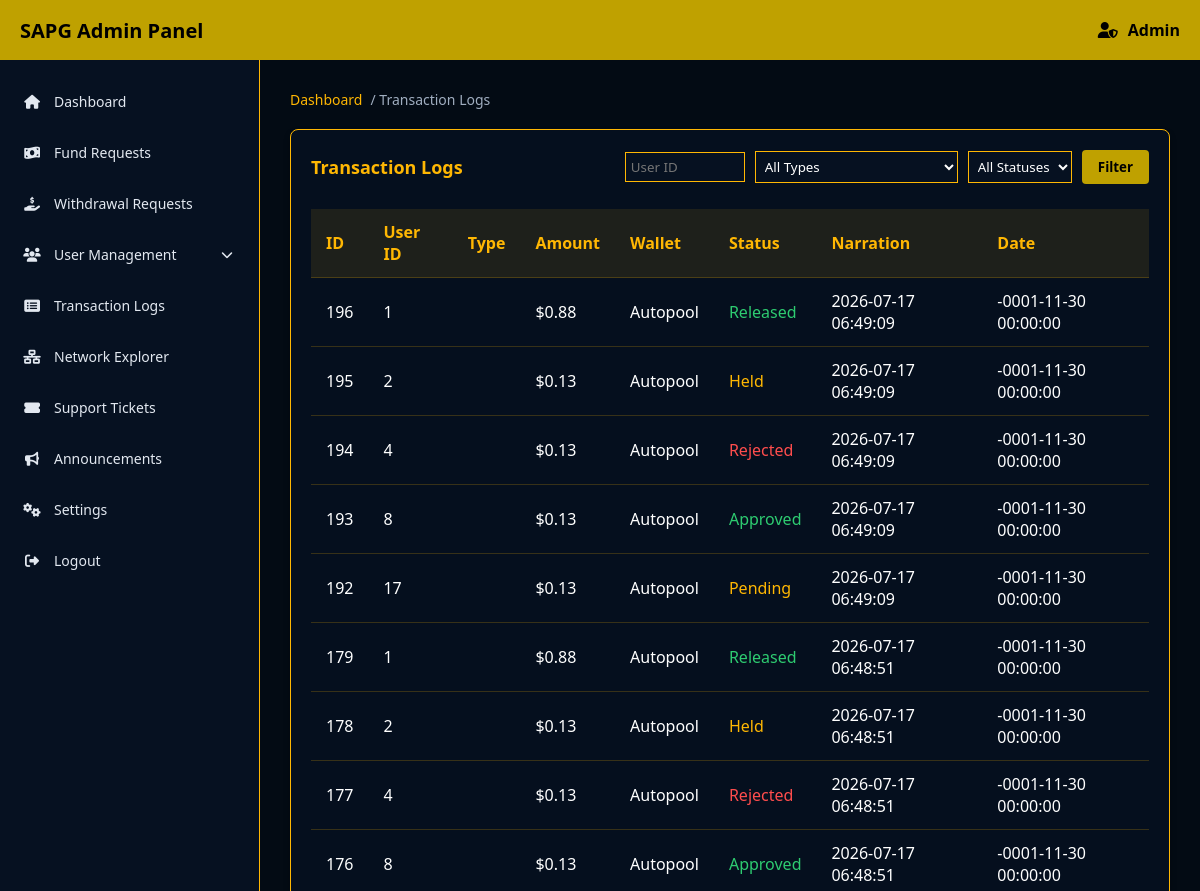
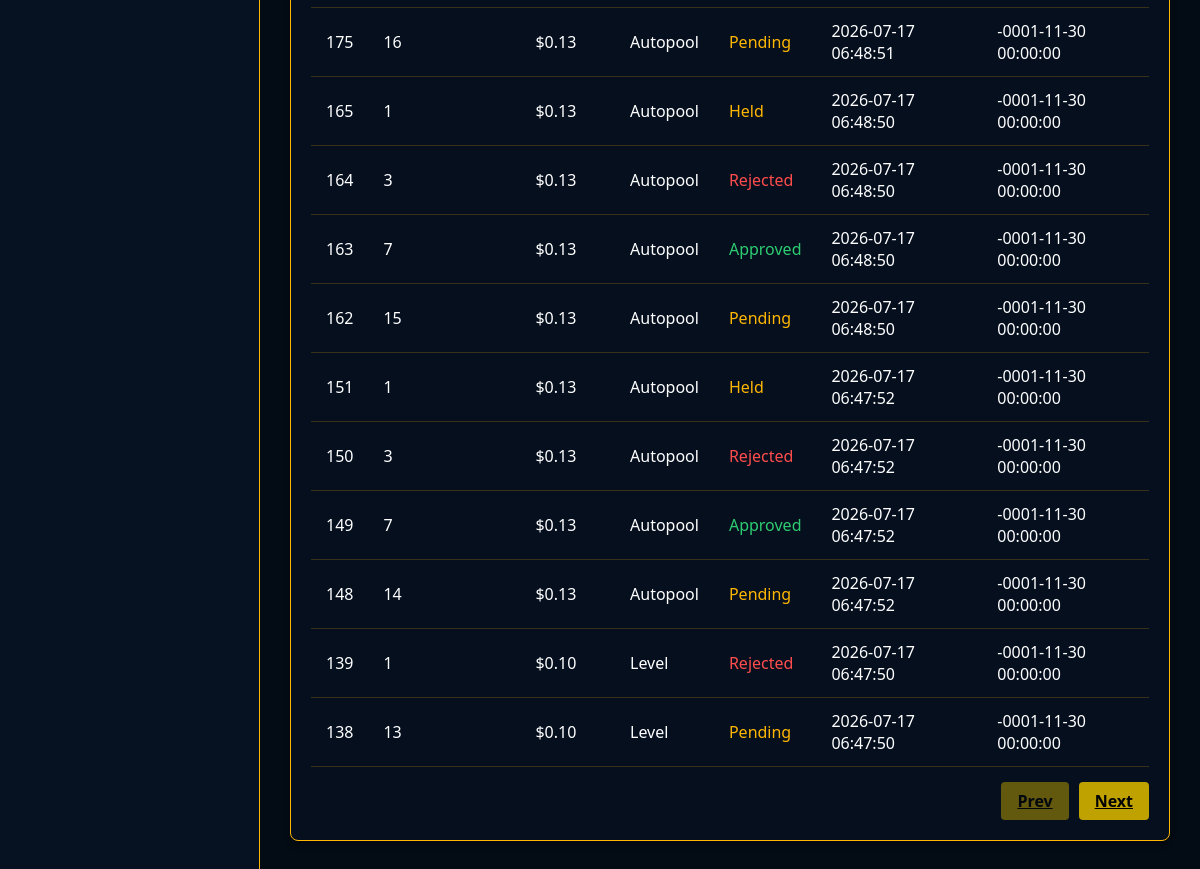
Page /AdminPanel/transactionLogs.php (signed in) on the committed database (2 pictures, top to bottom).
### tables this page shows
CREATE TABLE `transactions` (
    `id` INT AUTO_INCREMENT PRIMARY KEY,
    `user_id` VARCHAR(8) NOT NULL COMMENT 'The user this transaction belongs to',
    `transaction_type` ENUM(
        'deposit', 'withdrawal',
        'package_purchase', 'booster_purchase',
        'autopool_income', 'sponsor_income', 'level_income',
        'booster_income', 'reward_income',
        'sponsor_income_held', 'sponsor_income_released',
        'internal_transfer', 'admin_charge',
        'company_revenue', 'company_sweep'
    ) NOT NULL,
    `amount` DECIMAL(15,4) NOT NULL,
    `wallet_type` VARCHAR(20) DEFAULT NULL COMMENT 'e.g. main_deposit, earnings_11, booster_10',
    `status` ENUM('Pending', 'Approved', 'Rejected', 'Held', 'Released', 'Completed') DEFAULT 'Completed',
    `narration` TEXT NOT NULL COMMENT 'Human-readable description of the transaction',
    `related_user_id` VARCHAR(8) DEFAULT NULL COMMENT 'The other party involved (sponsor, buyer, etc.)',
    `created_at` TIMESTAMP DEFAULT CURRENT_TIMESTAMP,
    INDEX `idx_user` (`user_id`),
    INDEX `idx_type` (`transaction_type`),
    INDEX `idx_status` (`status`),
    INDEX `idx_created` (`created_at`),
    INDEX `idx_wallet` (`wallet_type`),
    INDEX `idx_user_type` (`user_id`, `transaction_type`)
);

### AdminPanel/transactionLogs.php (the view, shortened to what this page needs)
<?php
require_once '../libs/db.php';
$page = isset($_GET['page']) ? (int)$_GET['page'] : 1;
$limit = 20;
$offset = ($page - 1) * $limit;
$filter_user_id = isset($_GET['user_id']) ? trim($_GET['user_id']) : '';
$params = [];
$where_sql = '';
$count_query = "SELECT COUNT(*) FROM transactions $where_sql";
$stmt = $pdo->prepare($count_query);
$stmt->execute($params);
$total_rows = $stmt->fetchColumn();
$total_pages = max(1, ceil($total_rows / $limit));
$data_query = "SELECT * FROM transactions $where_sql ORDER BY created_at DESC, id DESC LIMIT ? OFFSET ?";
$stmt = $pdo->prepare($data_query);
$index = 1;
$stmt->bindValue($index++, $limit, PDO::PARAM_INT);
$stmt->bindValue($index++, $offset, PDO::PARAM_INT);
$stmt->execute();
$transactions = $stmt->fetchAll(PDO::FETCH_ASSOC);
$query_params = $_GET;
unset($query_params['page']);
$query_string = http_build_query($query_params);
require_once 'includes/header.php';
?>
<div class="breadcrumb">
    <a href="index.php">Dashboard</a> / Transaction Logs
</div>
<div class="card">
    <div style="display: flex; justify-content: space-between; align-items: center; margin-bottom: 15px; flex-wrap: wrap; gap: 10px;">
        <h3 class="card-title" style="margin: 0;">Transaction Logs</h3>
        <div>
            <form method="GET" action="" style="display: flex; gap: 10px; align-items: center; flex-wrap: wrap;">
                <input type="text" name="user_id" placeholder="User ID" value="<?php echo htmlspecialchars($filter_user_id); ?>" class="form-control" style="padding: 5px; background: #061121; color: #fff; border: 1px solid #ffb703; width: 120px;">
                <select name="type" class="form-control" style="padding: 5px; background: #061121; color: #fff; border: 1px solid #ffb703;">
                    <option value="">All Types</option>
                </select>
                <select name="status" class="form-control" style="padding: 5px; background: #061121; color: #fff; border: 1px solid #ffb703;">
                    <option value="">All Statuses</option>
                </select>
                <button type="submit" class="btn btn-gold">Filter</button>
            </form>
        </div>
    </div>
    <div class="table-responsive">
        <table>
            <thead>
                <tr>
                    <th>ID</th>
                    <th>User ID</th>
                    <th>Type</th>
                    <th>Amount</th>
                    <th>Wallet</th>
                    <th>Status</th>
                    <th>Narration</th>
                    <th>Date</th>
                </tr>
            </thead>
            <tbody>
                <?php if (empty($transactions)): ?>
                <tr>
                    <td colspan="8" style="text-align: center;">No data found</td>
                </tr>
                <?php else: ?>
                    <?php foreach ($transactions as $tx): ?>
                    <tr>
                        <td><?php echo htmlspecialchars($tx['id']); ?></td>
                        <td><?php echo htmlspecialchars($tx['user_id']); ?></td>
                        <td><?php echo htmlspecialchars(ucwords(str_replace('_', ' ', $tx['transaction_type']))); ?></td>
                        <td>$<?php echo number_format($tx['amount'], 2); ?></td>
                        <td><?php echo htmlspecialchars(ucwords(str_replace('_', ' ', $tx['wallet_type'] ?? '-'))); ?></td>
                        <td>
                            <?php
                            $status = $tx['status'];
                            $color = '#e2e8f0';
                            if ($status === 'Completed' || $status === 'Approved' || $status === 'Released') {
                                $color = '#2ecc71';
                            } elseif ($status === 'Pending' || $status === 'Held') {
                                $color = '#ffb703';
                            } elseif ($status === 'Rejected') {
                                $color = '#ff4d4d';
                            }
                            echo "<span style='color: {$color}'>" . htmlspecialchars($status) . "</span>";
                            ?>
                        </td>
                        <td><?php echo htmlspecialchars($tx['narration']); ?></td>
                        <td><?php echo date('Y-m-d H:i:s', strtotime($tx['created_at'])); ?></td>
                    </tr>
                    <?php endforeach; ?>
                <?php endif; ?>
            </tbody>
        </table>
    </div>
    <div class="pagination" style="margin-top:15px; display:flex; gap:10px; justify-content:flex-end;">
        <a href="?page=<?php echo max(1, $page - 1) . $query_string; ?>" class="btn btn-gold" <?php if($page <= 1) echo 'style="pointer-events: none; opacity: 0.5;"'; ?>>Prev</a>
        <a href="?page=<?php echo min($total_pages, $page + 1) . $query_string; ?>" class="btn btn-gold" <?php if($page >= $total_pages || $total_pages <= 1) echo 'style="pointer-events: none; opacity: 0.5;"'; ?>>Next</a>
    </div>
</div>
<?php require_once 'includes/footer.php'; ?>

### AdminPanel/includes/header.php (style rules this page uses)
* { margin: 0; padding: 0; box-sizing: border-box; font-family: 'Segoe UI', Tahoma, Geneva, Verdana, sans-serif; }
body { background-color: #030b14; color: #fff; display: flex; flex-direction: column; height: 100vh; overflow: hidden; }
.card { background: rgba(6, 17, 33, 0.8); border: 1px solid #ffb703; border-radius: 8px; padding: 20px; margin-bottom: 20px; box-shadow: 0 4px 6px rgba(0,0,0,0.3); }
.card-title { color: #ffb703; margin-bottom: 15px; font-size: 18px; }
.table-responsive { overflow-x: auto; }
table { width: 100%; border-collapse: collapse; margin-top: 10px; }
th, td { padding: 12px 15px; text-align: left; border-bottom: 1px solid rgba(255, 183, 3, 0.2); }
th { background: rgba(255, 183, 3, 0.1); color: #ffb703; font-weight: bold; }
.btn { padding: 8px 16px; border: none; border-radius: 4px; cursor: pointer; font-weight: bold; color: #000; }
.btn-gold { background: #bfa100; }
.breadcrumb { display: flex; gap: 8px; margin-bottom: 20px; color: #a0aec0; font-size: 14px; }
.breadcrumb a { color: #ffb703; text-decoration: none; }

### rows in the picture
transactions: id "196", user "1", amount "0.88", wallet_type "Autopool", status "Released", narration "2026-07-17 06:49:09", created_at "-0001-11-30 00:00:00"
transactions: id "195", user "2", amount "0.13", wallet_type "Autopool", status "Held", narration "2026-07-17 06:49:09", created_at "-0001-11-30 00:00:00"
transactions: id "194", user "4", amount "0.13", wallet_type "Autopool", status "Rejected", narration "2026-07-17 06:49:09", created_at "-0001-11-30 00:00:00"
transactions: id "193", user "8", amount "0.13", wallet_type "Autopool", status "Approved", narration "2026-07-17 06:49:09", created_at "-0001-11-30 00:00:00"
transactions: id "192", user "17", amount "0.13", wallet_type "Autopool", status "Pending", narration "2026-07-17 06:49:09", created_at "-0001-11-30 00:00:00"
transactions: id "179", user "1", amount "0.88", wallet_type "Autopool", status "Released", narration "2026-07-17 06:48:51", created_at "-0001-11-30 00:00:00"
transactions: id "178", user "2", amount "0.13", wallet_type "Autopool", status "Held", narration "2026-07-17 06:48:51", created_at "-0001-11-30 00:00:00"
transactions: id "177", user "4", amount "0.13", wallet_type "Autopool", status "Rejected", narration "2026-07-17 06:48:51", created_at "-0001-11-30 00:00:00"
transactions: id "176", user "8", amount "0.13", wallet_type "Autopool", status "Approved", narration "2026-07-17 06:48:51", created_at "-0001-11-30 00:00:00"
transactions: id "175", user "16", amount "0.13", wallet_type "Autopool", status "Pending", narration "2026-07-17 06:48:51", created_at "-0001-11-30 00:00:00"
transactions: id "165", user "1", amount "0.13", wallet_type "Autopool", status "Held", narration "2026-07-17 06:48:50", created_at "-0001-11-30 00:00:00"
transactions: id "164", user "3", amount "0.13", wallet_type "Autopool", status "Rejected", narration "2026-07-17 06:48:50", created_at "-0001-11-30 00:00:00"
transactions: id "163", user "7", amount "0.13", wallet_type "Autopool", status "Approved", narration "2026-07-17 06:48:50", created_at "-0001-11-30 00:00:00"
transactions: id "162", user "15", amount "0.13", wallet_type "Autopool", status "Pending", narration "2026-07-17 06:48:50", created_at "-0001-11-30 00:00:00"
transactions: id "151", user "1", amount "0.13", wallet_type "Autopool", status "Held", narration "2026-07-17 06:47:52", created_at "-0001-11-30 00:00:00"
transactions: id "150", user "3", amount "0.13", wallet_type "Autopool", status "Rejected", narration "2026-07-17 06:47:52", created_at "-0001-11-30 00:00:00"
transactions: id "149", user "7", amount "0.13", wallet_type "Autopool", status "Approved", narration "2026-07-17 06:47:52", created_at "-0001-11-30 00:00:00"
transactions: id "148", user "14", amount "0.13", wallet_type "Autopool", status "Pending", narration "2026-07-17 06:47:52", created_at "-0001-11-30 00:00:00"
transactions: id "139", user "1", amount "0.10", wallet_type "Level", status "Rejected", narration "2026-07-17 06:47:50", created_at "-0001-11-30 00:00:00"
transactions: id "138", user "13", amount "0.10", wallet_type "Level", status "Pending", narration "2026-07-17 06:47:50", created_at "-0001-11-30 00:00:00"
